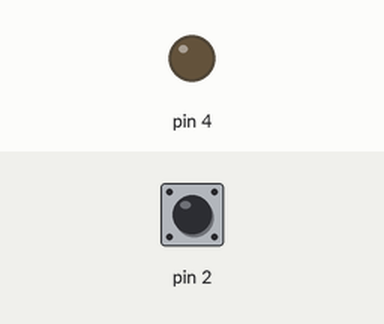
A sketch run on a simulated Arduino Uno, built with avr-gcc and run on an emulated ATmega328P. Parts: output pins drawn as LEDs (lit = HIGH). The test bench sets the inputs (shaded band); at power-on: pin 2 HIGH.

Above: at 1.2 s.
1.3 s: pin 2 pulled LOW for 0.15 s
At 2.7 s:
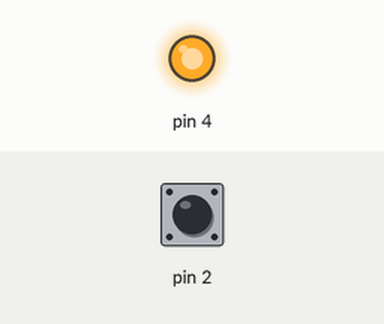
4.4 s: pin 2 pulled LOW for 1 s
At 7.6 s:
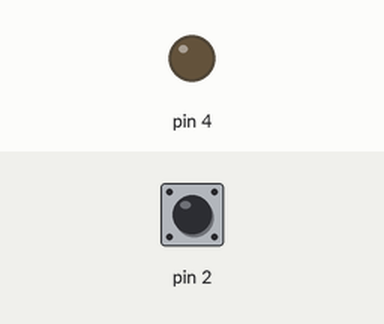
7.9 s: pin 2 pulled LOW for 3.2 s
At 8.9 s:
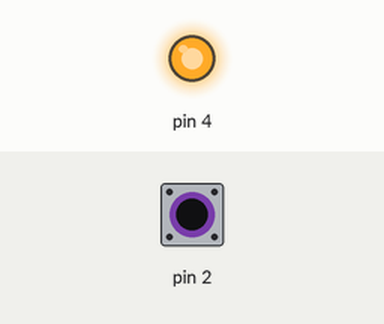
Timing chart, 0 to 11.4 s (numbered marks = the images above; inputs shaded):
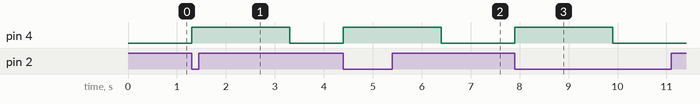

Measured:
- after the input at 1.3 s, pin 4: LOW → HIGH at once, → LOW 2.0 s later
- after the input at 4.4 s, pin 4: LOW → HIGH at once, → LOW 2.0 s later
- after the input at 7.9 s, pin 4: LOW → HIGH at once, → LOW 2.0 s later

The sketch:

sketch.ino
```cpp
int prev=HIGH; bool on=false; unsigned long t0=0;
void setup(){pinMode(2,INPUT_PULLUP);pinMode(4,OUTPUT);}
void loop(){
  int v=digitalRead(2);
  if(prev==HIGH && v==LOW && !on){ on=true; t0=millis(); digitalWrite(4,HIGH); }
  if(on && millis()-t0>=2000){ on=false; digitalWrite(4,LOW); }
  prev=v;
}
```
